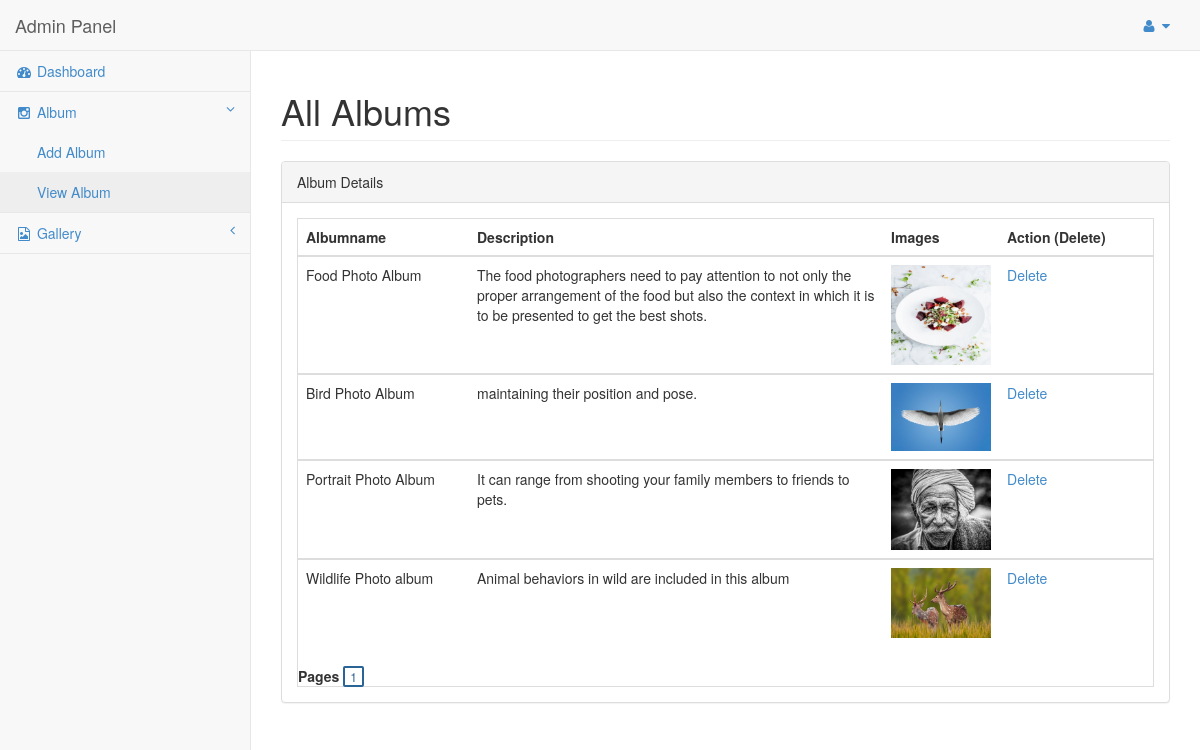
The page /gallery/admin/viewallalbums.php (signed in) on the database its author committed.
### tables this page shows
CREATE TABLE `tbl_album` (
  `albumid` int(10) NOT NULL,
  `name` varchar(500) NOT NULL,
  `adesc` varchar(1000) NOT NULL,
  `image` varchar(500) NOT NULL,
  `date` datetime NOT NULL,
  `status` varchar(10) NOT NULL
);

### gallery/admin/viewallalbums.php (the view, shortened to what this page needs)
<?php session_start();
if(isset($_SESSION['uname']))
{
?>
<?php include "header1.php"; ?>
<?php include "menu/amenu2.php"; ?>
<div id="page-wrapper">
            <div class="row">
                <div class="col-lg-12">
                    <h1 class="page-header">All Albums</h1>
                </div>
            </div>
            <div class="row">
                <div class="col-lg-12">
                    <div class="panel panel-default">
                        <div class="panel-heading">
                         Album Details
                        </div>
                        <div class="panel-body">
                           <div class="table-responsive table-bordered">
                           <?php
include"connect.php";
if (isset($_GET["page"])) { $page = $_GET["page"]; } else { $page=1; };
$start_from = ($page-1) * 20;
$sql = "select * from tbl_album where status='process' ORDER BY albumid DESC LIMIT $start_from, 20";
$rs_result = mysqli_query ($con,$sql);
?>
                                <table class="table">
<thead>
                                        <tr>
                                            <th width="20%">Albumname</th>
                                                                                       <th>Description</th>
                                            <th>Images</th>
											<th colspan=2 width="18%">Action (Delete)</th>
                                        </tr>
                                    </thead>
<?php
while ($row = mysqli_fetch_assoc($rs_result)) {
?>
<tbody>
                                        <tr>
                                            <td> <?php echo $row["name"]; ?> </td>
                                                                                        <td><?php echo $row["adesc"]; ?></td>
                                            <td><img src="acatch/<?php echo $row["image"]; ?>"  width="100px"/></a></td>
                                           <td><a href='albumdelete.php?key1=<?php echo $row["albumid"]; ?>'>Delete</a> </td>
                                        </tr>
										</tbody>
<?php
};
?>
</table>
<strong>Pages  </strong>
<?php
$sql = "SELECT COUNT(name) FROM tbl_album";
$rs_result = mysqli_query($con,$sql);
$row = mysqli_fetch_row($rs_result);
$total_records = $row[0];
$total_pages = ceil($total_records / 20);
for ($i=1; $i<=$total_pages; $i++) {
echo "<a href='viewallalbums.php?page=".$i."' class='navigation_item selected_navigation_item'>".$i."</a> ";
};
?>
                                </div>
                                </div>
                            </div>
                        </div>
                    </div>
                </div>
            </div>
<?php
}
else
{
header("location:login.php");
}
?>
</body>
</html>

### gallery/admin/css/sb-admin-2.css (style rules this page uses)
body { background-color: #f8f8f8; }
#page-wrapper { padding: 0 15px; min-height: 568px; background-color: #fff; }
@media (min-width:768px) { #page-wrapper { position: inherit; margin: 0 0 0 250px; padding: 0 30px; border-left: 1px solid #e7e7e7; } }

### gallery/admin/viewallalbums.php (style rules this page uses)
.navigation_item { padding: 0px 5px; background: #fff; text-decoration: none; color: #e3e3e3 !important; font-size: 12px; border: 2px solid #e3e3e3; border-radius: 1px; -webkit-transition: all 0.2s linear; -moz-transition: all 0.2s linear; -ms-transition: all 0.2s linear; -o-transition: all 0.2s linear; }
.navigation_item:hover,.selected_navigation_item { border: 2px solid #2A6496; border-radius: 2px; color: #2A6496 !important; background: #fff; }

### rows shown on the page
tbl_album: name "Food Photo Album", adesc "The food photographers need to pay attention to not only the proper arrangement of the food but also the context in which it is to be presented to get the best shots.", image (picture)
tbl_album: name "Bird Photo Album", adesc "maintaining their position and pose.", image (picture)
tbl_album: name "Portrait Photo Album", adesc "It can range from shooting your family members to friends to pets.", image (picture)
tbl_album: name "Wildlife Photo album", adesc "Animal behaviors in wild are included in this album", image (picture)
